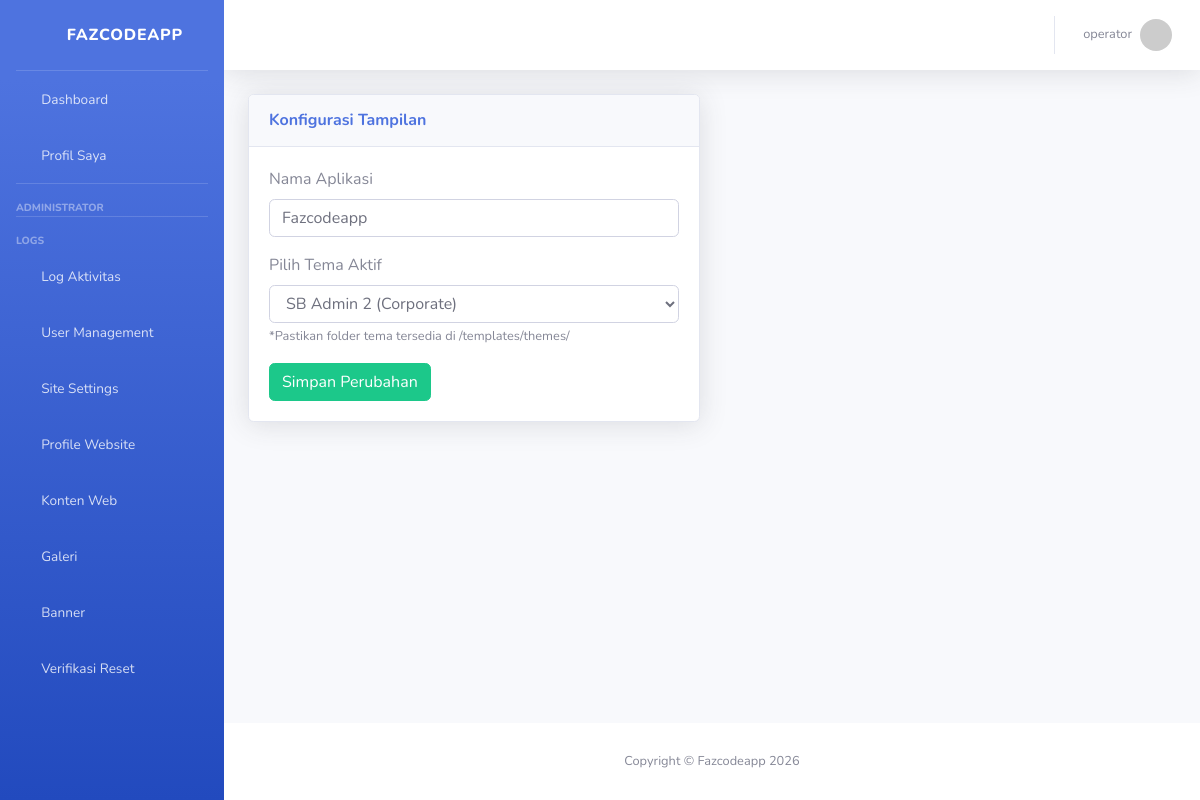
The page /settings/ (signed in) on the database its author committed.
### apps/dashboard/models.py (models this page shows, shortened)
class SiteSetting(models.Model):
    site_name = models.CharField(max_length=100, default="Fazcodeapp")
    active_theme = models.CharField(max_length=50, default="sb_admin")
    class Meta:
        app_label = 'dashboard' # Menegaskan ini milik app dashboard

### apps/accounts/models.py (models this page shows, shortened)
class User(AbstractUser):
    class Role(models.TextChoices):
        SUPERADMIN = "SUPERADMIN", "Super Admin"
        ADMIN = "ADMIN", "Administrator"
        OPERATOR = "OPERATOR", "Operator"
        USER = "USER", "Regular User"
    role = models.CharField(
        max_length=20,
        choices=Role.choices,
        default=Role.USER
    )

### apps/accounts/decorators.py (the view)
    def wrapper_func(request, *args, **kwargs):
        if request.user.role == 'ADMIN' or request.user.role == 'SUPERADMIN':
            return view_func(request, *args, **kwargs)
        else:
            messages.error(request, "Anda tidak memiliki izin akses ke halaman ini.")
            return redirect('dashboard:index') # Lempar ke halaman yang aman

### apps/dashboard/forms.py
class SiteSettingForm(forms.ModelForm):
    class Meta:
        model = SiteSetting
        fields = ['site_name', 'active_theme']
        widgets = {
            'site_name': forms.TextInput(attrs={'class': 'form-control'}),
            'active_theme': forms.Select(choices=[
                ('sb_admin', 'SB Admin 2 (Corporate)'),
                ('volt_dashboard', 'Volt Dashboard'), # <-- Sesuai kesepakatan
            ], attrs={'class': 'form-control'}),
        }

### apps/dashboard/context_processors.py (called while the page is built)
def theme_settings(request):
    config = SiteSetting.objects.first()
    return {
        'ACTIVE_THEME': f'themes/{config.active_theme}/' if config else 'themes/sb_admin/',
        'APP_NAME': config.site_name if config else 'Fazcodeapp'
    }

### apps/dashboard/views.py (called while the page is built)
@login_required
@admin_only
def site_settings(request):
    config, created = SiteSetting.objects.get_or_create(id=1)
    if request.method == 'POST':
        form = SiteSettingForm(request.POST, instance=config)
        if form.is_valid():
            form.save()
            AuditLog.objects.create(
                user=request.user,
                aksi='UPDATE',
                tabel='SiteSetting',
                keterangan="Memperbarui pengaturan tampilan situs",
                ip_address=get_client_ip(request)
            )
            messages.success(request, "Pengaturan tampilan berhasil diperbarui!")
            return redirect('dashboard:site_settings')
    else:
        form = SiteSettingForm(instance=config)
    return render(request, 'apps/dashboard/site_settings.html', {'form': form})

### templates/apps/dashboard/site_settings.html (shortened to what this page needs)
{% extends "base.html" %}
{% block content %}
<div class="row">
    <div class="col-lg-6">
        <div class="card shadow mb-4">
            <div class="card-header py-3">
                <h6 class="m-0 font-weight-bold text-primary">Konfigurasi Tampilan</h6>
            </div>
            <div class="card-body">
                <form method="POST">
                    <div class="form-group">
                        <label>Nama Aplikasi</label>
                        {{ form.site_name }}
                    </div>
                    <div class="form-group">
                        <label>Pilih Tema Aktif</label>
                        {{ form.active_theme }}
                        <small class="text-muted text-italic">*Pastikan folder tema tersedia di /templates/themes/</small>
                    </div>
                    <button type="submit" class="btn btn-success btn-icon-split">
                        <span class="text">Simpan Perubahan</span>
                    </button>
                </form>
            </div>
        </div>
    </div>
</div>
{% endblock %}

### templates/themes/sb_admin/base_theme.html (shortened to what this page needs)
{% load static %}
<!DOCTYPE html>
<html lang="en">
<head>
    <link href="{% static 'vendor/fontawesome-free/css/all.min.css' %}" rel="stylesheet" type="text/css">
    <link href="{% static 'css/sb-admin-2.min.css' %}" rel="stylesheet">
</head>
<body id="page-top">
    <div id="wrapper">
        <ul class="navbar-nav bg-gradient-primary sidebar sidebar-dark accordion" id="accordionSidebar">
            <a class="sidebar-brand d-flex align-items-center justify-content-center" href="/">
                <div class="sidebar-brand-icon rotate-n-15"><i class="fas fa-code"></i></div>
                <div class="sidebar-brand-text mx-3">{{ APP_NAME }}</div>
            </a>
            <hr class="sidebar-divider my-0">
            {% include ACTIVE_THEME|add:"includes/_sidebar.html" %}
        </ul>
        <div id="content-wrapper" class="d-flex flex-column">
            <div id="content">
                {% include ACTIVE_THEME|add:"includes/_topbar.html" %}
                <div class="container-fluid">
                    {% block content %}{% endblock %}
                </div>
            </div>
            <footer class="sticky-footer bg-white">
                <div class="container my-auto">
                    <div class="copyright text-center my-auto">
                        <span>Copyright &copy; {{ APP_NAME }} 2026</span>
                    </div>
                </div>
            </footer>
        </div>
    </div>
</body>
</html>

### templates/themes/sb_admin/includes/_topbar.html (shortened to what this page needs)
<nav class="navbar navbar-expand navbar-light bg-white topbar mb-4 static-top shadow">
    <ul class="navbar-nav ml-auto">
        <li class="nav-item dropdown no-arrow">
            <a class="nav-link dropdown-toggle" href="#" id="userDropdown" role="button" data-toggle="dropdown" aria-haspopup="true" aria-expanded="false">
                <span class="mr-2 d-none d-lg-inline text-gray-600 small">
                    {{ user.username }}
                </span>
                <img class="img-profile rounded-circle" src="https://ui-avatars.com/api/?name={{ user.username }}&background=4e73df&color=fff">
            </a>
        </li>
    </ul>
</nav>

### rows shown on the page
SiteSetting: site_name "FAZCODEAPP", site_name "Fazcodeapp", active_theme "SB Admin 2 (Corporate)"
User: username "operator"
